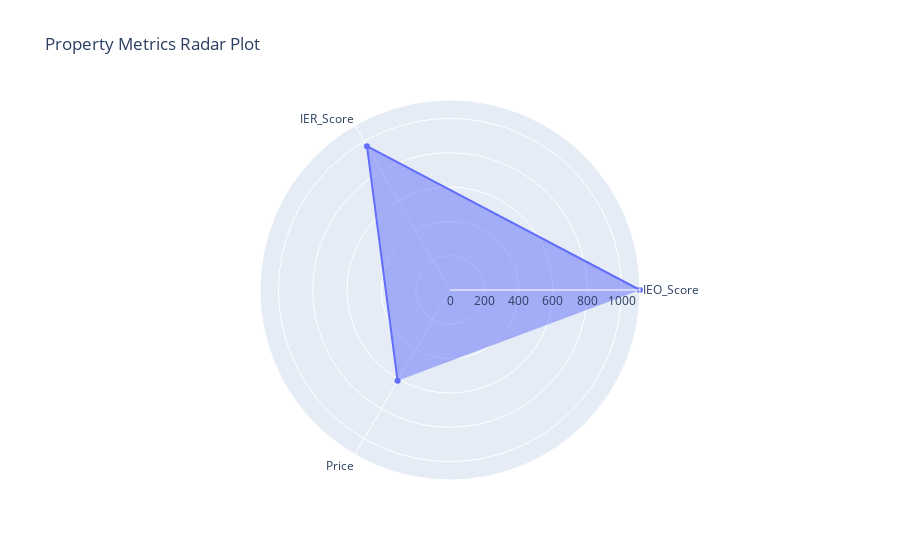

Write notebook code for a chart like this one.
### Code cell
import plotly.graph_objects as go

# Data
categories = ['IEO_Score', 'IER_Score', 'Price']

values = [1107.47, 968.06, 610.79]

# Create the radar plot
fig = go.Figure()

fig.add_trace(go.Scatterpolar(
    r=values,
    theta=categories,
    fill='toself',
    name='Property Metrics'
))

# Update layout
fig.update_layout(
    polar=dict(
        radialaxis=dict(
            visible=True,
            range=[0, max(values)]
        )),
    showlegend=False,
    title='Property Metrics Radar Plot'
)

# Show the plot
fig.show()

### Figure 1 — Plotly figure (JSON) as saved in the notebook; plotly's stock layout.template omitted (floating-point values rounded to 4 significant figures)
{"data": [{"fill": "toself", "name": "Property Metrics", "r": [1107.0, 968.1, 610.8], "theta": ["IEO_Score", "IER_Score", "Price"], "type": "scatterpolar"}], "layout": {"polar": {"radialaxis": {"range": [0, 1107.0], "visible": true}}, "showlegend": false, "title": {"text": "Property Metrics Radar Plot"}}}
